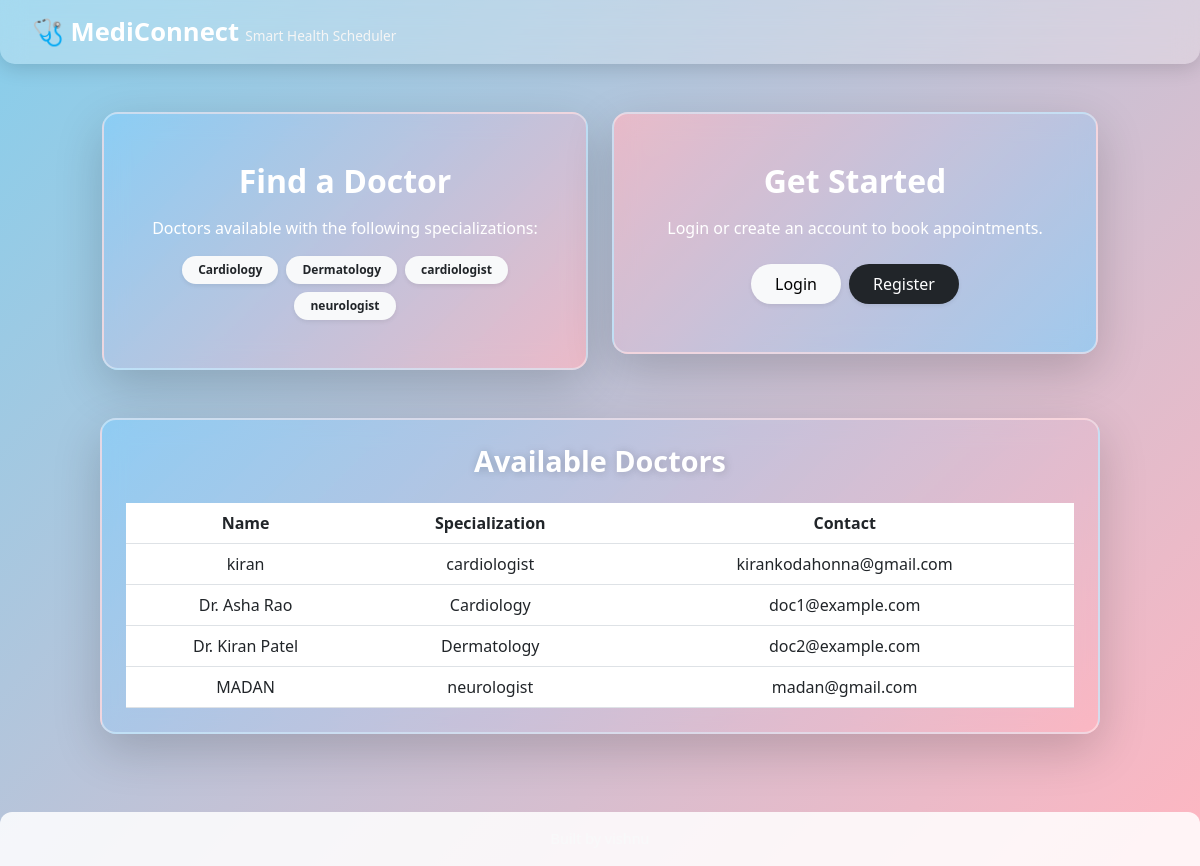
/index, run on the app's committed database.
### app.py (models this page shows, shortened)
class User(UserMixin, db.Model):
    id = db.Column(db.Integer, primary_key=True)
    name = db.Column(db.String(120), nullable=False)
    email = db.Column(db.String(120), unique=True, nullable=False, index=True)
    password_hash = db.Column(db.String(255), nullable=False)
    role = db.Column(db.String(20), nullable=False, default="patient")  # patient/doctor
    specialization = db.Column(db.String(120), nullable=True)  # only for doctors
    appointments_as_patient = db.relationship(
        "Appointment", back_populates="patient", foreign_keys="Appointment.patient_id"
    )
    appointments_as_doctor = db.relationship(
        "Appointment", back_populates="doctor", foreign_keys="Appointment.doctor_id"
    )

### app.py (the view)
@app.route('/index')
def index():
    doctors = User.query.filter_by(role='doctor').all()
    specs = sorted(set(d.specialization for d in doctors if d.specialization))
    return render_template('index.html', specs=specs, doctors=doctors)

### templates/index.html
{% extends 'base.html' %}
{% block content %}
<div class="py-5 text-center bg-transparent">
    <div class="row justify-content-center g-4">
        <div class="col-lg-5 col-md-6">
            <div class="p-5 rounded-4 shadow-lg text-center animate__animated animate__fadeInUp"
                 style="background: linear-gradient(135deg, rgba(135,206,250,0.7), rgba(255,182,193,0.7));
                        backdrop-filter: blur(12px);
                        border: 2px solid rgba(255,255,255,0.4);">
                <h2 class="fw-bold text-white mb-3">Find a Doctor</h2>
                {% if specs %}
                <p class="text-white mb-3">Doctors available with the following specializations:</p>
                <div class="d-flex flex-wrap justify-content-center gap-2">
                    {% for s in specs %}
                        <span class="badge bg-light text-dark px-3 py-2 rounded-pill shadow-sm">{{ s }}</span>
                    {% endfor %}
                </div>
                {% else %}
                <p class="text-white">No doctors yet. Ask an admin/doctor to register.</p>
                {% endif %}
            </div>
        </div>
        <div class="col-lg-5 col-md-6">
            <div class="p-5 rounded-4 shadow-lg text-center animate__animated animate__fadeInUp"
                 style="background: linear-gradient(135deg, rgba(255,182,193,0.7), rgba(135,206,250,0.7));
                        backdrop-filter: blur(12px);
                        border: 2px solid rgba(255,255,255,0.4);">
                <h2 class="fw-bold text-white mb-3">Get Started</h2>
                <p class="text-white mb-4">Login or create an account to book appointments.</p>
                <div class="d-flex gap-2 justify-content-center">
                    <a href="{{ url_for('login') }}" class="btn btn-light px-4 rounded-pill shadow-sm">Login</a>
                    <a href="{{ url_for('register') }}" class="btn btn-dark px-4 rounded-pill shadow-sm">Register</a>
                </div>
            </div>
        </div>
    </div>
    {% if doctors %}
    <div class="col-lg-10 mx-auto mt-5">
        <div class="p-4 rounded-4 shadow-lg animate__animated animate__fadeInUp"
             style="background: linear-gradient(135deg, rgba(135,206,250,0.7), rgba(255,182,193,0.7));
                    backdrop-filter: blur(12px);
                    border: 2px solid rgba(255,255,255,0.4);">
            <h3 class="fw-bold text-white text-center mb-4">Available Doctors</h3>
            <div class="table-responsive">
                <table class="table table-hover text-white align-middle mb-0">
                    <thead>
                        <tr>
                            <th>Name</th>
                            <th>Specialization</th>
                            <th>Contact</th>
                        </tr>
                    </thead>
                    <tbody>
                        {% for d in doctors %}
                        <tr>
                            <td>{{ d.name }}</td>
                            <td>{{ d.specialization or '-' }}</td>
                            <td>{{ d.email }}</td>
                        </tr>
                        {% endfor %}
                    </tbody>
                </table>
            </div>
        </div>
    </div>
    {% endif %}
</div>
{% endblock %}

### static/styles.css (style rules this page uses)
body { margin: 0; min-height: 100vh; background: linear-gradient(135deg, #87CEEB, #FFB6C1); background-attachment: fixed; background-repeat: no-repeat; background-size: cover; font-family: 'Segoe UI', Tahoma, Geneva, Verdana, sans-serif; color: #333; }
.btn { border: none; border-radius: 25px; padding: 8px 18px; font-weight: 500; cursor: pointer; transition: all 0.3s ease; }
h3 { font-size: 1.8rem; margin-bottom: 30px; animation: fadeInUp 2s ease forwards; text-shadow: 1px 1px 10px rgba(0,0,0,0.2); }

### data on the page
User: specialization "Cardiology", name "Dr. Asha Rao", email "doc1@example.com"
User: specialization "Dermatology", name "Dr. Kiran Patel", email "doc2@example.com"
User: specialization "cardiologist", name "kiran", email "kirankodahonna@gmail.com"
User: specialization "neurologist", name "MADAN", email "madan@gmail.com"
